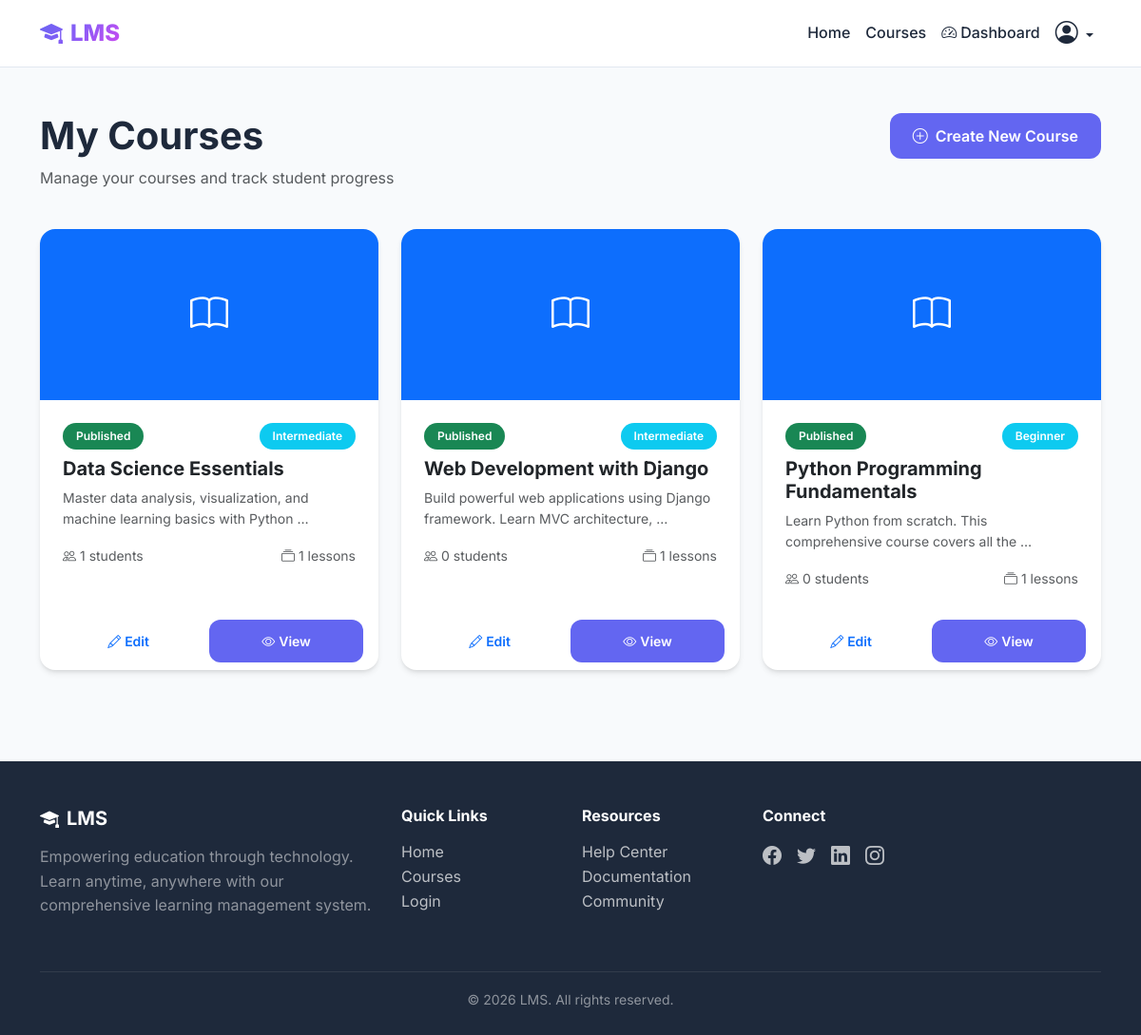
Page /courses/instructor/courses/ (signed in) on the committed database.
### courses/models.py (models this page shows, shortened)
class Course(models.Model):
    STATUS_CHOICES = [
        ('draft', 'Draft'),
        ('published', 'Published'),
        ('archived', 'Archived'),
    ]
    title = models.CharField(max_length=200)
    description = models.TextField()
    instructor = models.ForeignKey(User, on_delete=models.CASCADE, related_name='courses_taught', limit_choices_to={'role': 'instructor'})
    cover_image = models.ImageField(upload_to='courses/covers/', blank=True, null=True)
    category = models.CharField(max_length=100, blank=True, null=True)
    duration = models.CharField(max_length=50, help_text="e.g., '8 weeks', '3 months'")
    difficulty = models.CharField(max_length=20, choices=[
        ('beginner', 'Beginner'),
        ('intermediate', 'Intermediate'),
        ('advanced', 'Advanced'),
    ], default='beginner')
    status = models.CharField(max_length=20, choices=STATUS_CHOICES, default='draft')
    max_students = models.PositiveIntegerField(default=100)
    created_at = models.DateTimeField(auto_now_add=True)
    updated_at = models.DateTimeField(auto_now=True)
    class Meta:
        ordering = ['-created_at']
    def enrolled_count(self):
        return self.enrollments.filter(status='active').count()

### courses/views.py (the view)
# urls.py: path('instructor/courses/', views.instructor_courses, name='instructor_courses'),
@login_required
def instructor_courses(request):
    if not request.user.is_instructor():
        messages.error(request, 'Access denied.')
        return redirect('dashboard')
    courses = Course.objects.filter(instructor=request.user)
    return render(request, 'courses/instructor_courses.html', {'courses': courses})

### accounts/models.py (called while the page is built)
    def is_instructor(self):
        return self.role == 'instructor'

### templates/courses/instructor_courses.html (shortened to what this page needs)
{% extends 'base.html' %}
{% block content %}
<div class="container py-5">
    <div class="row mb-4">
        <div class="col-md-8">
            <h1 class="fw-bold">My Courses</h1>
            <p class="text-muted">Manage your courses and track student progress</p>
        </div>
        <div class="col-md-4 text-md-end">
            <a href="{% url 'create_course' %}" class="btn btn-primary">
                <i class="bi bi-plus-circle me-2"></i>Create New Course
            </a>
        </div>
    </div>
    {% if courses %}
    <div class="row g-4">
        {% for course in courses %}
        <div class="col-md-6 col-lg-4">
            <div class="card h-100">
                {% if course.cover_image %}
                    <img src="{{ course.cover_image.url }}" class="card-img-top" alt="{{ course.title }}" style="height: 180px; object-fit: cover;">
                {% else %}
                    <div class="card-img-top bg-primary d-flex align-items-center justify-content-center" style="height: 180px;">
                        <i class="bi bi-book fs-1 text-white"></i>
                    </div>
                {% endif %}
                <div class="card-body">
                    <div class="d-flex justify-content-between align-items-start mb-2">
                        <span class="badge bg-{% if course.status == 'published' %}success{% elif course.status == 'draft' %}warning{% else %}secondary{% endif %}">
                            {{ course.status|title }}
                        </span>
                        <span class="badge bg-info">{{ course.difficulty|title }}</span>
                    </div>
                    <h5 class="card-title fw-bold">{{ course.title }}</h5>
                    <p class="card-text text-muted small">{{ course.description|truncatewords:10 }}</p>
                    <div class="d-flex justify-content-between text-muted small">
                        <span><i class="bi bi-people me-1"></i>{{ course.enrolled_count }} students</span>
                        <span><i class="bi bi-collection me-1"></i>{{ course.lessons.count }} lessons</span>
                    </div>
                </div>
                <div class="card-footer bg-transparent border-0">
                    <div class="d-flex gap-2">
                        <a href="{% url 'edit_course' course.id %}" class="btn btn-sm btn-outline-primary flex-fill">
                            <i class="bi bi-pencil me-1"></i>Edit
                        </a>
                        <a href="{% url 'course_detail' course.id %}" class="btn btn-sm btn-primary flex-fill">
                            <i class="bi bi-eye me-1"></i>View
                        </a>
                    </div>
                </div>
            </div>
        </div>
        {% endfor %}
    </div>
    {% endif %}
</div>
{% endblock %}

### static/css/styles.css (style rules this page uses)
:root { --primary: #6366f1; --primary-dark: #4f46e5; --primary-light: #818cf8; --secondary: #10b981; --accent: #f59e0b; --danger: #ef4444; --dark: #1e293b; --light: #f8fafc; --gray: #64748b; --gray-light: #e2e8f0; --gradient-1: linear-gradient(135deg, #6366f1 0%, #8b5cf6 50%, #d946ef 100%); --gradient-2: linear-gradient(135deg, #10b981 0%, #06b6d4 100%); --shadow-sm: 0 1px 2px 0 rgb(0 0 0 / 0.05); --shadow: 0 4px 6px -1px rgb(0 0 0 / 0.1), 0 2px 4px -2px rgb(0 0 0 / 0.1); --shadow-lg: 0 10px 15px -3px rgb(0 0 0 / 0.1), 0 4px 6px -4px rgb(0 0 0 / 0.1); --shadow-xl: 0 20px 25px -5px rgb(0 0 0 / 0.1), 0 8px 10px -6px rgb(0 0 0 / 0.1); }
* { margin: 0; padding: 0; box-sizing: border-box; }
body { font-family: 'Inter', -apple-system, BlinkMacSystemFont, 'Segoe UI', Roboto, sans-serif; background: var(--light); color: var(--dark); line-height: 1.6; min-height: 100vh; }
.btn { font-weight: 600; padding: 0.75rem 1.5rem; border-radius: 0.75rem; transition: all 0.3s ease; border: none; }
.btn-primary { background: var(--primary); color: white; }
.card { background: white; border-radius: 1rem; border: none; box-shadow: var(--shadow); transition: all 0.3s ease; overflow: hidden; }
.card-body { padding: 1.5rem; }
.badge { padding: 0.5rem 0.875rem; border-radius: 2rem; font-weight: 600; font-size: 0.75rem; }

### rows in the picture
Course: status "Published", difficulty "Intermediate", title "Data Science Essentials", description "Master data analysis, visualization, and machine learning basics with Python …", enrolled_count "1", lessons.count "1"
Course: status "Published", difficulty "Intermediate", title "Web Development with Django", description "Build powerful web applications using Django framework. Learn MVC architecture, …", enrolled_count "0", lessons.count "1"
Course: status "Published", difficulty "Beginner", title "Python Programming Fundamentals", description "Learn Python from scratch. This comprehensive course covers all the …", enrolled_count "0", lessons.count "1"
